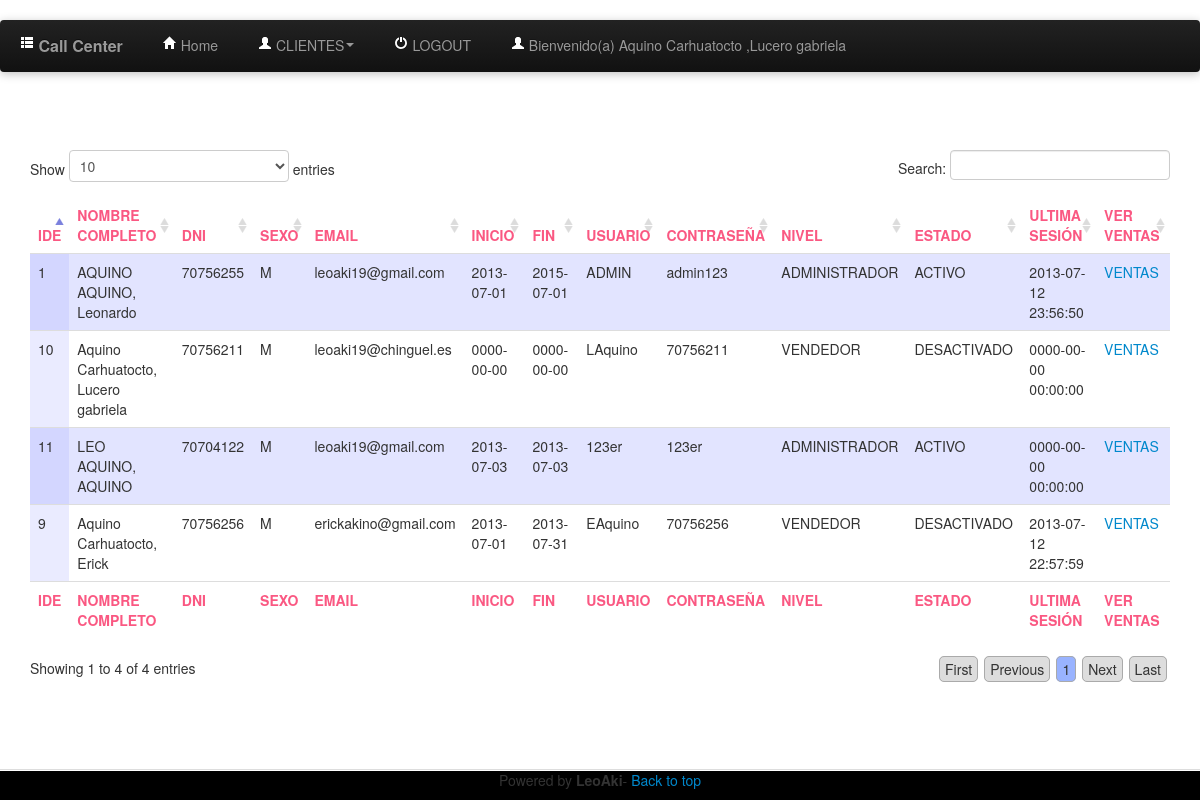
/vendor5.php (signed in), run on the app's committed database.
### tables this page shows
CREATE TABLE IF NOT EXISTS `Persona` (
  `codigo` int(11) NOT NULL AUTO_INCREMENT,
  `paterno` varchar(50) DEFAULT NULL,
  `materno` varchar(50) DEFAULT NULL,
  `nombres` varchar(100) DEFAULT NULL,
  `dni` char(8) DEFAULT NULL,
  `sexo` char(1) DEFAULT NULL,
  `email` varchar(100) DEFAULT NULL,
  `inicio` date DEFAULT NULL,
  `fin` date NOT NULL,
  `usuario` varchar(25) NOT NULL,
  `contrasena` varchar(32) NOT NULL,
  `nivel` int(4) NOT NULL,
  `estado` int(1) NOT NULL,
  `ultimasesion` datetime NOT NULL,
  PRIMARY KEY (`codigo`)
);

### class/Persona.php (called while the page is built, shortened)
<?php
require_once 'CONECTION.php';
class Persona extends Conection{
    public function QUIENES($dni) {
        $coneccion= new Conection();
        $consulta=  mysql_query("Select * from persona where codigo='".$dni."';");
        return $consulta;
    }
    public function Listar() {
        $cone=new Conection();
       $resultado= mysql_query("
           select
           codigo,paterno,materno,nombres,dni,sexo,email,inicio,fin,usuario,contrasena,
           if(nivel=1,'ADMINISTRADOR','VENDEDOR'),
           if(estado=1,'ACTIVO','DESACTIVADO'),ultimasesion
           from persona order by codigo;");
       return $resultado;
    }
}
?>

### class/CONECTION.php (called while the page is built, shortened)
<?php
class CONECTION {
    public function CONECT() {
        $this->SERVER="localhost";
        $this->BD="CALL_CENTER";
        $this->PASS="lncc";
        $this->USER="root";
        $this->CONECCION=mysql_connect($this->SERVER, $this->USER, $this->PASS) or
                die (mysql_error());
        return $this->CONECCION;
    }
}
?>

### vendor5.php (the view, shortened to what this page needs)
<!DOCTYPE html>
<html lang="es">
<head>
</head>
<?php
require_once './class/Persona.php';
$persona= new Persona();
if(!$_SESSION['USERINPUT'])
{
session_start();
session_destroy();
header('location: index.php');
}else{
    require_once 'includes/header.php';
?>
<body>
<center>
<div style="width: 95%; text-align: justify">
<table id='listadocentes' name='listadocentes' class="table table-hover">
        <thead>
            <tr style="color: #FA5882">
                <th class="text-center">IDE</th>
                <th class="text-center">NOMBRE COMPLETO</th>
                <th class="text-center">DNI</th>
                <th class="text-center">SEXO</th>
                <th class="text-center">EMAIL</th>
                <th class="text-center">INICIO</th>
                <th class="text-center">FIN</th>
                <th class="text-center">USUARIO</th>
                <th class="text-center">CONTRASE&Ntilde;A</th>
                <th class="text-center">NIVEL</th>
                <th class="text-center">ESTADO</th>
                <th class="text-center">ULTIMA SESI&Oacute;N</th>
                <th class="text-center">VER VENTAS</th>
            </tr>
        </thead>
        <tbody>
<?php
$retvalue=$persona->Listar();
while ($row = mysql_fetch_array($retvalue)) {
echo "
            <tr>
                <td>$row[0]</td>
                <td>$row[1] $row[2], $row[3]</td>
                <td>$row[4]</td>
                <td>$row[5]</td>
                <td>$row[6]</td>
                <td>$row[7]</td>
                <td>$row[8]</td>
                <td>$row[9]</td>
                <td>$row[10]</td>
                <td>$row[11]</td>
                <td>$row[12]</td>
                <td>$row[13]</td>
                <td class='text-center'><a TARGET=_blanck href='vendor6.php?code=$row[0]'>VENTAS</a></td>
            </tr>
    ";
}
?>
        </tbody>
        <tfoot>
            <tr style="color: #FA5882">
                <th class="text-center">IDE</th>
                <th class="text-center">NOMBRE COMPLETO</th>
                <th class="text-center">DNI</th>
                <th class="text-center">SEXO</th>
                <th class="text-center">EMAIL</th>
                <th class="text-center">INICIO</th>
                <th class="text-center">FIN</th>
                <th class="text-center">USUARIO</th>
                <th class="text-center">CONTRASE&Ntilde;A</th>
                <th class="text-center">NIVEL</th>
                <th class="text-center">ESTADO</th>
                <th class="text-center">ULTIMA SESI&Oacute;N</th>
                <th class="text-center">VER VENTAS</th>
            </tr>
        </tfoot>
    </table>
</div>
</center>
        <?php
        require_once 'includes/footer.php';
        ?>
    </body>
<?php }?>
</html>

### includes/header.php (shortened to what this page needs)
<div class="navbar-wrapper">
    <div class="navbar navbar-inverse">
      <div class="navbar-inner">
        <a class="brand" href=""><i class="icon-th-list icon-white"></i> Call Center</a>
        <div class="nav-collapse collapse">
          <ul class="nav">
            <li><a href="index.php"><i class="icon icon-home icon-white"></i> Home</a></li>
            <li class="dropdown">
              <a href="#" class="dropdown-toggle" data-toggle="dropdown"><i class="icon-user icon-white"></i> CLIENTES<b class="caret"></b></a>
            </li>
            <li><a href="logout.php"><i class="icon-off icon-white"></i> LOGOUT</a></li>
            <li>
                <?php
                require_once "class/Persona.php";
                $QUIEN= new Persona();
                $uiui=$QUIEN->QUIENES($_SESSION["codigo"]);
                if($rowcito=  mysql_fetch_array($uiui)){
                    $paterno=$rowcito["paterno"];
                    $materno=$rowcito["materno"];
                    $nombrestodos=$rowcito["nombres"];
                }
                echo "<a><i class='icon-user icon-white'></i> Bienvenido(a) $paterno $materno ,$nombrestodos</a>";?>
           </li>
          </ul>
        </div>
      </div>
    </div>
</div>

### static/css/mystyle.css (style rules this page uses)
body { padding-top: 150px; padding-bottom: 40px; }
* { margin: 0; }
.navbar-wrapper { position: absolute; top: 0; left: 0; right: 0; z-index: 10; margin-top: 20px; margin-bottom: -90px; }
.navbar-wrapper .navbar { width: 100%; }
.navbar .navbar-inner { border: 0; -webkit-box-shadow: 0 2px 10px rgba(0,0,0,.25); -moz-box-shadow: 0 2px 10px rgba(0,0,0,.25); box-shadow: 0 2px 10px rgba(0,0,0,.25); }
.navbar .brand { padding: 14px 20px 16px; font-size: 16px; font-weight: bold; text-shadow: 0 -1px 0 rgba(0,0,0,.5); }
.navbar .nav > li > a { padding: 15px 20px; }

### Include/DataTables-1.9.4/media/css/demo_table.css (style rules this page uses)
.sorting_asc { background: url('../images/sort_asc.png') no-repeat center right; }
.sorting { background: url('../images/sort_both.png') no-repeat center right; }
tr.odd { background-color: #E2E4FF; }
tr.even { background-color: white; }
tr.odd td.sorting_1 { background-color: #D3D6FF; }
tr.even td.sorting_1 { background-color: #EAEBFF; }

### data on the page
persona: paterno "Aquino", materno "Carhuatocto", nombres "Lucero gabriela", codigo "10", dni "70756211", sexo "M", email "leoaki19@chinguel.es", inicio "0000-00-00", fin "0000-00-00", usuario "LAquino", contrasena "70756211", row "VENDEDOR", row "DESACTIVADO", ultimasesion "0000-00-00 00:00:00"
persona: codigo "1", paterno "AQUINO", materno "AQUINO", nombres "Leonardo", dni "70756255", sexo "M", email "leoaki19@gmail.com", inicio "2013-07-01", fin "2015-07-01", usuario "ADMIN", contrasena "admin123", row "ADMINISTRADOR", row "ACTIVO", ultimasesion "2013-07-12 23:56:50"
persona: codigo "9", paterno "Aquino", materno "Carhuatocto", nombres "Erick", dni "70756256", sexo "M", email "erickakino@gmail.com", inicio "2013-07-01", fin "2013-07-31", usuario "EAquino", contrasena "70756256", row "VENDEDOR", row "DESACTIVADO", ultimasesion "2013-07-12 22:57:59"
persona: codigo "11", paterno "LEO", materno "AQUINO", nombres "AQUINO", dni "70704122", sexo "M", email "leoaki19@gmail.com", inicio "2013-07-03", fin "2013-07-03", usuario "123er", contrasena "123er", row "ADMINISTRADOR", row "ACTIVO", ultimasesion "0000-00-00 00:00:00"
